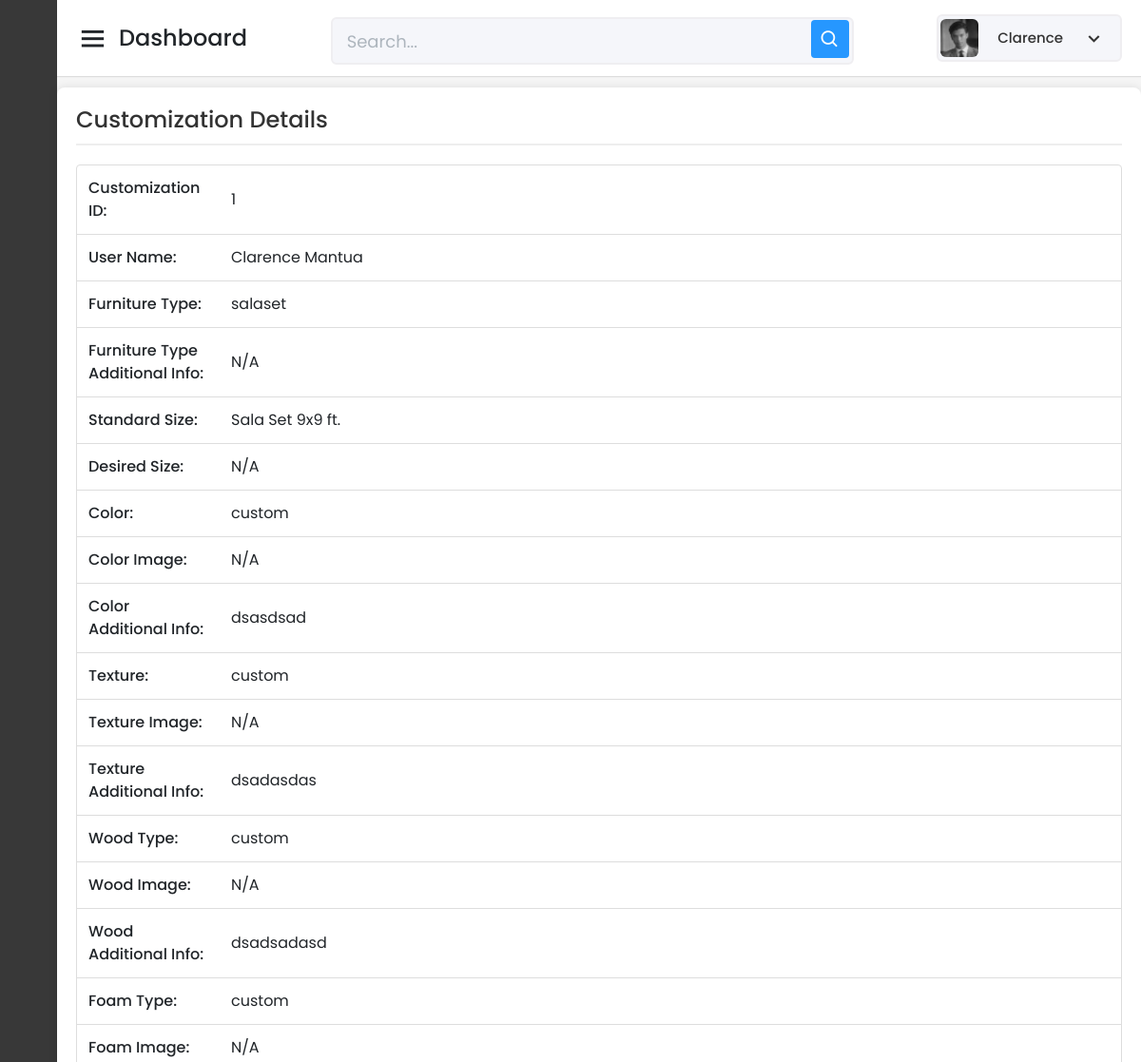
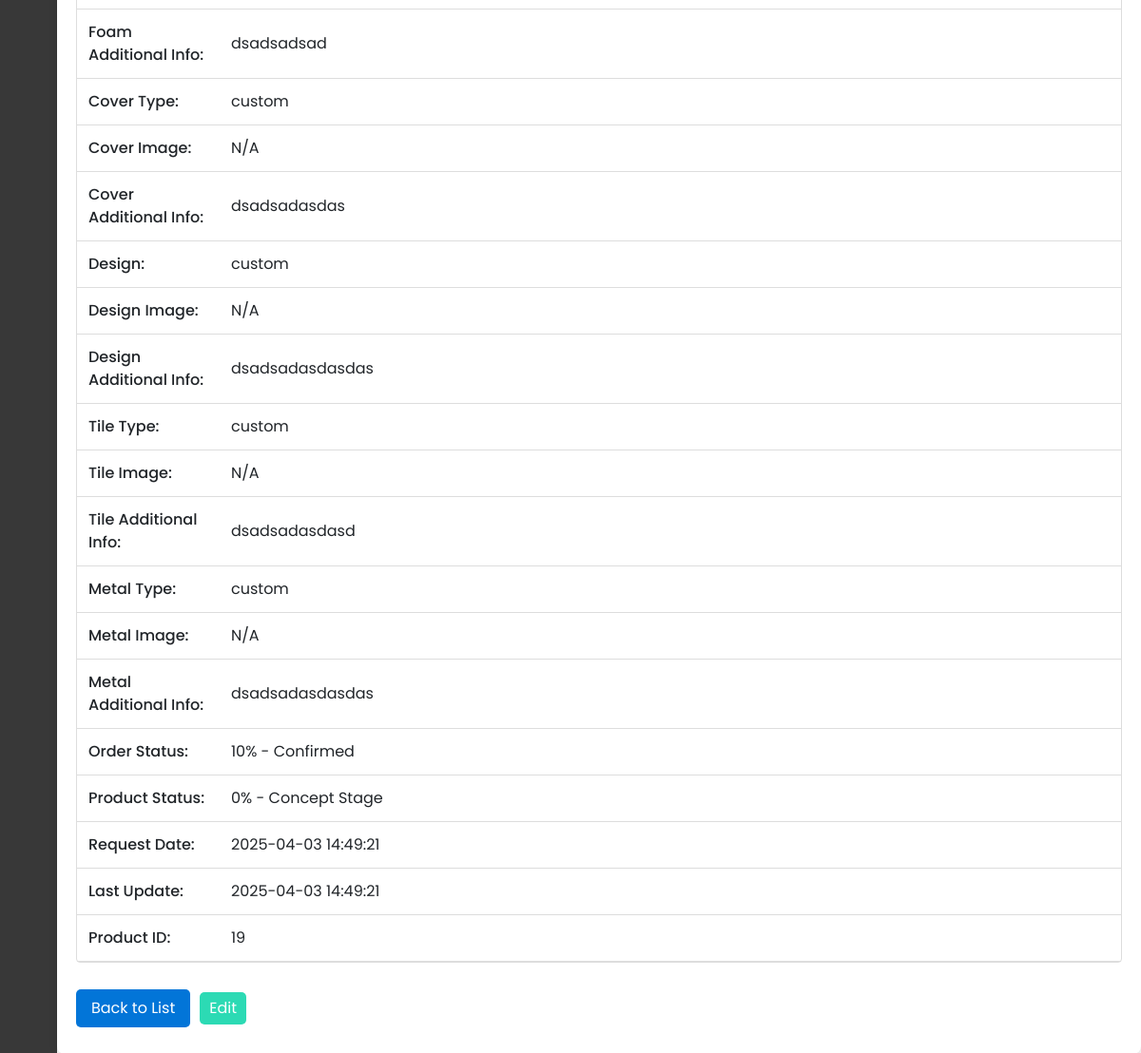
/Capstone_Admin/customize/read-one-custom-form.php?id=1 (signed in), run on the app's committed database (2 pictures, top to bottom).
### tables this page shows
CREATE TABLE `tbl_customizations` (
  `Customization_ID` int(11) NOT NULL AUTO_INCREMENT,
  `User_ID` varchar(150) NOT NULL,
  `Furniture_Type` varchar(255) NOT NULL,
  `Furniture_Type_Additional_Info` text DEFAULT NULL,
  `Standard_Size` varchar(100) DEFAULT NULL,
  `Desired_Size` varchar(100) DEFAULT NULL,
  `Color` varchar(50) DEFAULT NULL,
  `Color_Image_URL` varchar(255) DEFAULT NULL,
  `Color_Additional_Info` text DEFAULT NULL,
  `Texture` varchar(50) DEFAULT NULL,
  `Texture_Image_URL` varchar(255) DEFAULT NULL,
  `Texture_Additional_Info` text DEFAULT NULL,
  `Wood_Type` varchar(50) DEFAULT NULL,
  `Wood_Image_URL` varchar(255) DEFAULT NULL,
  `Wood_Additional_Info` text DEFAULT NULL,
  `Foam_Type` varchar(50) DEFAULT NULL,
  `Foam_Image_URL` varchar(255) DEFAULT NULL,
  `Foam_Additional_Info` text DEFAULT NULL,
  `Cover_Type` varchar(50) DEFAULT NULL,
  `Cover_Image_URL` varchar(255) DEFAULT NULL,
  `Cover_Additional_Info` text DEFAULT NULL,
  `Design` varchar(255) DEFAULT NULL,
  `Design_Image_URL` varchar(255) DEFAULT NULL,
  `Design_Additional_Info` text DEFAULT NULL,
  `Tile_Type` varchar(50) DEFAULT NULL,
  `Tile_Image_URL` varchar(255) DEFAULT NULL,
  `Tile_Additional_Info` text DEFAULT NULL,
  `Metal_Type` varchar(50) DEFAULT NULL,
  `Metal_Image_URL` varchar(255) DEFAULT NULL,
  `Metal_Additional_Info` text DEFAULT NULL,
  `Order_Status` int(3) NOT NULL DEFAULT 0,
  `Product_Status` int(3) NOT NULL DEFAULT 0,
  `Request_Date` timestamp NOT NULL DEFAULT current_timestamp(),
  `Last_Update` timestamp NOT NULL DEFAULT current_timestamp() ON UPDATE current_timestamp(),
  `Product_ID` int(11) DEFAULT NULL,
  `Stop_Reason` varchar(255) DEFAULT NULL,
  `Progress_Pic_10` varchar(255) DEFAULT NULL,
  `Progress_Pic_20` varchar(255) DEFAULT NULL,
  `Progress_Pic_30` varchar(255) DEFAULT NULL,
  `Progress_Pic_40` varchar(255) DEFAULT NULL,
  `Progress_Pic_50` varchar(255) DEFAULT NULL,
  `Progress_Pic_60` varchar(255) DEFAULT NULL,
  `Progress_Pic_70` varchar(255) DEFAULT NULL,
  `Progress_Pic_80` varchar(255) DEFAULT NULL,
  `Progress_Pic_90` varchar(255) DEFAULT NULL,
  `Progress_Pic_100` varchar(255) DEFAULT NULL,
  PRIMARY KEY (`Customization_ID`),
  KEY `User_ID` (`User_ID`),
  CONSTRAINT `tbl_customizations_ibfk_1` FOREIGN KEY (`User_ID`) REFERENCES `tbl_user_info` (`User_ID`)
);

CREATE TABLE `tbl_user_info` (
  `User_ID` varchar(150) NOT NULL,
  `Last_Name` varchar(300) DEFAULT NULL,
  `First_Name` varchar(300) DEFAULT NULL,
  `Middle_Name` varchar(300) DEFAULT NULL,
  `Home_Address` varchar(300) DEFAULT NULL,
  `Email_Address` varchar(300) DEFAULT NULL,
  `Mobile_Number` varchar(300) DEFAULT NULL,
  `Status` varchar(300) DEFAULT NULL,
  `Password` varchar(150) DEFAULT NULL,
  `PicPath` varchar(750) DEFAULT NULL,
  `reset_code` int(11) DEFAULT NULL,
  `reset_code_expiry` datetime DEFAULT NULL,
  PRIMARY KEY (`User_ID`)
);

### Capstone_Admin/customize/read-one-custom-form.php (the view, shortened to what this page needs)
<?php
include '../config/database.php';
$adminId = $_SESSION['admin_id'];
$stmt = $pdo->prepare("SELECT First_Name, PicPath FROM tbl_admin_info WHERE Admin_ID = :admin_id");
$stmt->bindParam(':admin_id', $adminId);
$stmt->execute();
$admin = $stmt->fetch(PDO::FETCH_ASSOC);
$adminName = htmlspecialchars($admin['First_Name']);
$profilePicPath = htmlspecialchars($admin['PicPath']);
$customizationID = $_GET['id'];
try {
    $query = "
        SELECT c.*, u.First_Name, u.Last_Name, p.Product_Name
        FROM tbl_customizations c
        JOIN tbl_user_info u ON c.User_ID = u.User_ID
        LEFT JOIN tbl_prod_info p ON c.Product_ID = p.Product_ID
        WHERE c.Customization_ID = :customizationID
    ";
    $stmt = $pdo->prepare($query);
    $stmt->bindParam(':customizationID', $customizationID, PDO::PARAM_INT);
    $stmt->execute();
    $customization = $stmt->fetch(PDO::FETCH_ASSOC);
    function displayData($data) {
        return !empty($data) ? htmlspecialchars($data) : 'N/A';
    }
    function displayImage($imageURL) {
        if (!empty($imageURL) && file_exists($imageURL)) {
            return "<img src='" . htmlspecialchars($imageURL) . "' alt='Image' width='100'>";
        } else {
            return 'N/A';
        }
    }
    $userName = displayData($customization['First_Name'] . ' ' . $customization['Last_Name']);
    $furnitureType = displayData($customization['Furniture_Type']);
    $furnitureTypeAdditionalInfo = displayData($customization['Furniture_Type_Additional_Info']);
    $standardSize = displayData($customization['Standard_Size']);
    $desiredSize = displayData($customization['Desired_Size']);
    $color = displayData($customization['Color']);
    $colorImage = displayImage($customization['Color_Image_URL']);
    $colorAdditionalInfo = displayData($customization['Color_Additional_Info']);
    $texture = displayData($customization['Texture']);
    $textureImage = displayImage($customization['Texture_Image_URL']);
    $textureAdditionalInfo = displayData($customization['Texture_Additional_Info']);
    $woodType = displayData($customization['Wood_Type']);
    $woodImage = displayImage($customization['Wood_Image_URL']);
    $woodAdditionalInfo = displayData($customization['Wood_Additional_Info']);
    $foamType = displayData($customization['Foam_Type']);
    $foamImage = displayImage($customization['Foam_Image_URL']);
    $foamAdditionalInfo = displayData($customization['Foam_Additional_Info']);
    $coverType = displayData($customization['Cover_Type']);
    $coverImage = displayImage($customization['Cover_Image_URL']);
    $coverAdditionalInfo = displayData($customization['Cover_Additional_Info']);
    $design = displayData($customization['Design']);
    $designImage = displayImage($customization['Design_Image_URL']);
    $designAdditionalInfo = displayData($customization['Design_Additional_Info']);
    $tileType = displayData($customization['Tile_Type']);
    $tileImage = displayImage($customization['Tile_Image_URL']);
    $tileAdditionalInfo = displayData($customization['Tile_Additional_Info']);
    $metalType = displayData($customization['Metal_Type']);
    $metalImage = displayImage($customization['Metal_Image_URL']);
    $metalAdditionalInfo = displayData($customization['Metal_Additional_Info']);
    $orderStatus = htmlspecialchars($customization['Order_Status']);
    $productStatus = htmlspecialchars($customization['Product_Status']);
    $requestDate = displayData($customization['Request_Date']);
    $lastUpdate = displayData($customization['Last_Update']);
    $productID = displayData($customization['Product_ID']);
    $orderStatusMap = [
        0   => 'Order Received',
        10  => 'Confirmed',
        20  => 'Design Finalization',
        30  => 'Material Preparation',
        40  => 'Production Started',
        50  => 'Mid-Production',
        60  => 'Finishing Process',
        70  => 'Quality Check',
        80  => 'Final Assembly',
        90  => 'Ready for Delivery',
        100 => 'Delivered / Completed'
    ];
    $orderStatusText = $orderStatusMap[$orderStatus] ?? 'Unknown Status';
    $productStatusLabels = [
        0   => 'Concept Stage',
        10  => 'Design Approved',
        20  => 'Material Sourcing',
        30  => 'Cutting & Shaping',
        40  => 'Structural Assembly',
        50  => 'Detailing & Refinements',
        60  => 'Sanding & Pre-Finishing',
        70  => 'Varnishing/Painting',
        80  => 'Drying & Curing',
        90  => 'Final Inspection & Packaging',
        100 => 'Completed'
    ];
    $productStatusText = $productStatusLabels[$productStatus] ?? 'Unknown Status';
} catch (PDOException $e) {
    echo "Error: " . $e->getMessage();
    exit();
}
?>
<!DOCTYPE html>
<html lang="en" dir="ltr">
<head>
    <link href="../static/css/bootstrap.min.css" rel="stylesheet">
    <link href="../static/css-files/dashboard.css" rel="stylesheet">
    <link href="../static/css-files/button.css" rel="stylesheet">
    <link href="../static/css-files/admin_homev2.css" rel="stylesheet">
    <link href="https://unpkg.com/boxicons@2.0.7/css/boxicons.min.css" rel="stylesheet" />
</head>
<body>
    <div class="sidebar">
      <div class="logo-details">
    </div>
        <ul class="nav-links">
            <li>
            </li>
            <li>
            </li>
            <li>
            </li>
        </ul>
    </div>
    <section class="home-section">
    <nav>
            <div class="sidebar-button">
                <i class="bx bx-menu sidebarBtn"></i>
                <span class="dashboard">Dashboard</span>
            </div>
            <div class="search-box">
                <input type="text" placeholder="Search..." />
                <i class="bx bx-search"></i>
            </div>
            <div class="profile-details" onclick="toggleDropdown()">
                <img src="../<?php echo $profilePicPath; ?>" alt="Profile Picture" />
                <span class="admin_name"><?php echo $adminName; ?></span>
                <i class="bx bx-chevron-down dropdown-button"></i>
            </div>
    </nav>
        <br><br><br>
        <div class="container_boxes">
            <h4>Customization Details</h4>
            <table>
                <tr><td>Customization ID:</td><td><?= $customizationID ?></td></tr>
                <tr><td>User Name:</td><td><?= $userName ?></td></tr>
                <tr><td>Furniture Type:</td><td><?= $furnitureType ?></td></tr>
                <tr><td>Furniture Type Additional Info:</td><td><?= $furnitureTypeAdditionalInfo ?></td></tr>
                <tr><td>Standard Size:</td><td><?= $standardSize ?></td></tr>
                <tr><td>Desired Size:</td><td><?= $desiredSize ?></td></tr>
                <tr><td>Color:</td><td><?= $color ?></td></tr>
                <tr><td>Color Image:</td><td><?= $colorImage ?></td></tr>
                <tr><td>Color Additional Info:</td><td><?= $colorAdditionalInfo ?></td></tr>
                <tr><td>Texture:</td><td><?= $texture ?></td></tr>
                <tr><td>Texture Image:</td><td><?= $textureImage ?></td></tr>
                <tr><td>Texture Additional Info:</td><td><?= $textureAdditionalInfo ?></td></tr>
                <tr><td>Wood Type:</td><td><?= $woodType ?></td></tr>
                <tr><td>Wood Image:</td><td><?= $woodImage ?></td></tr>
                <tr><td>Wood Additional Info:</td><td><?= $woodAdditionalInfo ?></td></tr>
                <tr><td>Foam Type:</td><td><?= $foamType ?></td></tr>
                <tr><td>Foam Image:</td><td><?= $foamImage ?></td></tr>
                <tr><td>Foam Additional Info:</td><td><?= $foamAdditionalInfo ?></td></tr>
                <tr><td>Cover Type:</td><td><?= $coverType ?></td></tr>
                <tr><td>Cover Image:</td><td><?= $coverImage ?></td></tr>
                <tr><td>Cover Additional Info:</td><td><?= $coverAdditionalInfo ?></td></tr>
                <tr><td>Design:</td><td><?= $design ?></td></tr>
                <tr><td>Design Image:</td><td><?= $designImage ?></td></tr>
                <tr><td>Design Additional Info:</td><td><?= $designAdditionalInfo ?></td></tr>
                <tr><td>Tile Type:</td><td><?= $tileType ?></td></tr>
                <tr><td>Tile Image:</td><td><?= $tileImage ?></td></tr>
                <tr><td>Tile Additional Info:</td><td><?= $tileAdditionalInfo ?></td></tr>
                <tr><td>Metal Type:</td><td><?= $metalType ?></td></tr>
                <tr><td>Metal Image:</td><td><?= $metalImage ?></td></tr>
                <tr><td>Metal Additional Info:</td><td><?= $metalAdditionalInfo ?></td></tr>
                <tr><td>Order Status:</td><td><?= $orderStatus ?>% - <?= $orderStatusText ?></td></tr>
                <tr><td>Product Status:</td><td><?= $productStatus ?>% - <?= $productStatusText ?></td></tr>
                <tr><td>Request Date:</td><td><?= $requestDate ?></td></tr>
                <tr><td>Last Update:</td><td><?= $lastUpdate ?></td></tr>
                <tr><td>Product ID:</td><td><?= $productID ?></td></tr>
            </table>
            <div class="button-container">
                <a href="read-all-custom-form.php" class="buttonBack">Back to List</a>
                <a class="buttonEdit" href="update-custom-form.php?id=<?= $customizationID ?>">Edit</a>
            </div>
        </div>
    </section>
</body>
</html>

### Capstone_Admin/static/css-files/dashboard.css (style rules this page uses)
.profile-details { position: relative; display: flex; align-items: center; cursor: pointer; }
.profile-details img { width: 40px; height: 40px; border-radius: 50%; margin-right: 10px; }
.dropdown-button { cursor: pointer; font-size: 18px; margin-left: 10px; }

### Capstone_Admin/static/css-files/button.css (style rules this page uses)
.button-container { display: flex; gap: 10px; margin-top: 10px; align-items: center; justify-content: center; }
.buttonView, .buttonBack, .buttonUpdate, .buttonEdit, .buttonDelete, .buttonCheckout { text-decoration: none; color: white; padding: 5px 10px; border-radius: 5px; transition: all 0.2s ease; text-align: center; border: none; }
.buttonBack { background-color: #475569; }
.buttonEdit { background-color: #2cdab4; }
.container_boxes { padding: 20px; margin: 20px auto; max-width: 100vw; background-color: #ffffff; border-radius: 8px; box-shadow: 0 0 10px rgba(0,0,0,0.1); }
.container_boxes h4 { color: #333; margin-bottom: 20px; padding-bottom: 10px; border-bottom: 2px solid #eee; display: flex; justify-content: space-between; align-items: center; }
.container_boxes table { width: 100%; border-collapse: separate; border-spacing: 0; border: 1px solid #ddd; border-radius: 4px; }
.container_boxes td { padding: 12px; border-bottom: 1px solid #ddd; }
input[type="text"], input[type="password"], input[type="email"], select { width: 100%; padding: 8px 12px; margin: 8px 0; display: inline-block; border: 1px solid #ccc; border-radius: 4px; box-sizing: border-box; font-size: 14px; transition: border-color 0.3s ease, box-shadow 0.3s ease; }
::placeholder { color: #adb5bd; opacity: 1; }
.button-container { margin-top: 20px; display: flex; gap: 10px; justify-content: flex-start; }
table { width: 100%; border-collapse: collapse; margin-bottom: 20px; }
table td { padding: 8px; vertical-align: middle; }
table td:first-child { width: 150px; font-weight: 500; }
h4 { text-align: center; margin-bottom: 30px; color: #333; }

### data on the page
tbl_customizations: User_ID.Last_Name "Clarence Mantua", Furniture_Type "salaset", Furniture_Type_Additional_Info "N/A", Standard_Size "Sala Set 9x9 ft.", Desired_Size "N/A", Color "custom", Color_Image_URL "N/A", Color_Additional_Info "dsasdsad", Texture "custom", Texture_Image_URL "N/A", Texture_Additional_Info "dsadasdas", Wood_Type "custom", Wood_Image_URL "N/A", Wood_Additional_Info "dsadsadasd", Foam_Type "custom", Foam_Image_URL "N/A", Foam_Additional_Info "dsadsadsad", Cover_Type "custom", Cover_Image_URL "N/A", Cover_Additional_Info "dsadsadasdas", Design "custom", Design_Image_URL "N/A", Design_Additional_Info "dsadsadasdasdas", Tile_Type "custom", Tile_Image_URL "N/A", Tile_Additional_Info "dsadsadasdasd", Metal_Type "custom", Metal_Image_URL "N/A", Metal_Additional_Info "dsadsadasdasdas", Order_Status "10", Order_Status "Confirmed", Product_Status "0", Product_Status "Concept Stage", Request_Date "2025-04-03 14:49:21", Last_Update "2025-04-03 14:49:21", Product_ID "19"

### other printed values
$adminName "Clarence"
$customizationID "1"
